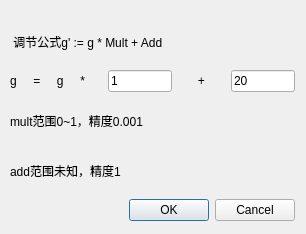
<?xml version="1.0" encoding="UTF-8"?>
<ui version="4.0">
 <class>ScaleInputDialog</class>
 <widget class="QDialog" name="ScaleInputDialog">
  <property name="geometry">
   <rect>
    <x>0</x>
    <y>0</y>
    <width>306</width>
    <height>234</height>
   </rect>
  </property>
  <property name="windowTitle">
   <string>Dialog</string>
  </property>
  <widget class="QWidget" name="">
   <property name="geometry">
    <rect>
     <x>10</x>
     <y>20</y>
     <width>285</width>
     <height>201</height>
    </rect>
   </property>
   <layout class="QVBoxLayout" name="verticalLayout">
    <item>
     <widget class="QLabel" name="label_3">
      <property name="text">
       <string> 调节公式g' := g * Mult + Add</string>
      </property>
     </widget>
    </item>
    <item>
     <layout class="QHBoxLayout" name="horizontalLayout">
      <item>
       <widget class="QLabel" name="label">
        <property name="text">
         <string>g     =     g     *     </string>
        </property>
       </widget>
      </item>
      <item>
       <widget class="QLineEdit" name="MultlineEdit">
        <property name="text">
         <string>1</string>
        </property>
       </widget>
      </item>
      <item>
       <widget class="QLabel" name="label_2">
        <property name="text">
         <string>      +      </string>
        </property>
       </widget>
      </item>
      <item>
       <widget class="QLineEdit" name="AddlineEdit">
        <property name="text">
         <string>20</string>
        </property>
       </widget>
      </item>
     </layout>
    </item>
    <item>
     <widget class="QLabel" name="label_4">
      <property name="text">
       <string>mult范围0~1，精度0.001</string>
      </property>
     </widget>
    </item>
    <item>
     <widget class="QLabel" name="label_5">
      <property name="text">
       <string>add范围未知，精度1</string>
      </property>
     </widget>
    </item>
    <item>
     <widget class="QDialogButtonBox" name="buttonBox">
      <property name="orientation">
       <enum>Qt::Horizontal</enum>
      </property>
      <property name="standardButtons">
       <set>QDialogButtonBox::Cancel|QDialogButtonBox::Ok</set>
      </property>
     </widget>
    </item>
   </layout>
  </widget>
 </widget>
 <resources/>
 <connections>
  <connection>
   <sender>buttonBox</sender>
   <signal>accepted()</signal>
   <receiver>ScaleInputDialog</receiver>
   <slot>accept()</slot>
   <hints>
    <hint type="sourcelabel">
     <x>248</x>
     <y>254</y>
    </hint>
    <hint type="destinationlabel">
     <x>157</x>
     <y>274</y>
    </hint>
   </hints>
  </connection>
  <connection>
   <sender>buttonBox</sender>
   <signal>rejected()</signal>
   <receiver>ScaleInputDialog</receiver>
   <slot>reject()</slot>
   <hints>
    <hint type="sourcelabel">
     <x>316</x>
     <y>260</y>
    </hint>
    <hint type="destinationlabel">
     <x>286</x>
     <y>274</y>
    </hint>
   </hints>
  </connection>
 </connections>
</ui>
